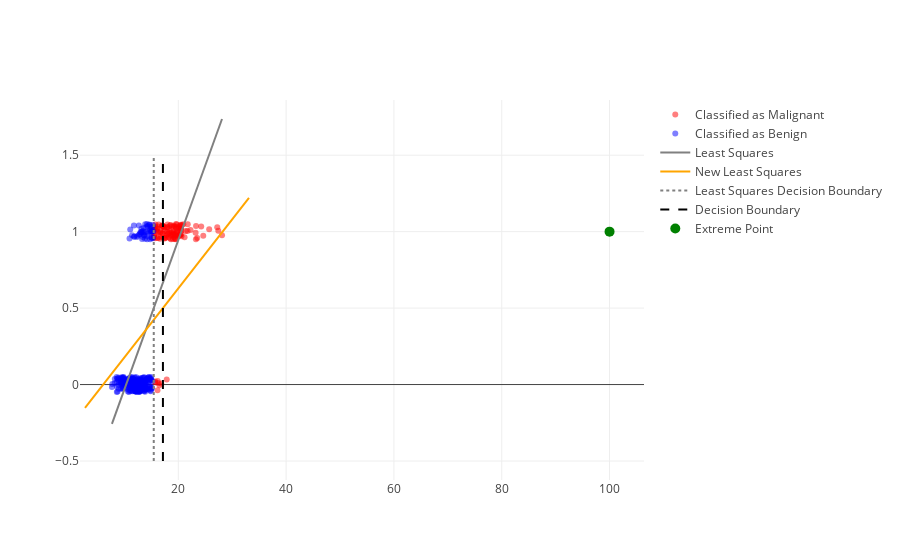

Here is the notebook cell this chart was saved with:
### Code cell
X_plt = np.linspace(np.min(X)-5, np.max(X)+5, 100)

extreme_point = go.Scatter(
    name="Extreme Point", x=[100], y=[1], mode="markers", 
    marker=dict(color="green", size=10))
model_line.line.color = "gray"
model_line_ex = go.Scatter(name="New Least Squares",
    x=X_plt, y=least_squares_model_ex.predict(np.array([X_plt]).T), 
    mode="lines", line=dict(color="orange"))

dec_line.line.color = "gray"

dec_boundary_ex = (0.5 - least_squares_model_ex.intercept_)/least_squares_model_ex.coef_[0]
dec_line_ex = go.Scatter(
    name="Decision Boundary", 
    x = [dec_boundary_ex, dec_boundary_ex], y=[-0.5,1.5], mode="lines",
    line=dict(color="black", dash="dash"))



py.iplot([mal_points, ben_points,model_line, model_line_ex, dec_line, dec_line_ex, extreme_point])
